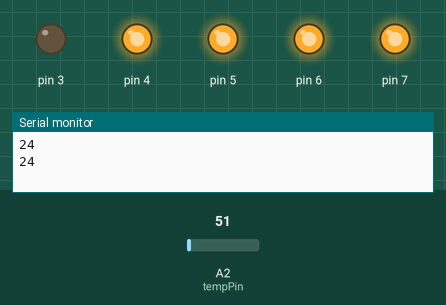
The sketch below on a simulated Arduino Uno, built with avr-gcc and run on an emulated ATmega328P. Parts: output pins drawn as LEDs (lit = HIGH), the last lines printed to the serial monitor. The test bench sets the inputs (shaded band); at power-on: A2 (tempPin) = 51.

Above: at 1.8 s.
1.9 s: A2 (tempPin) set to 57
At 2.3 s:
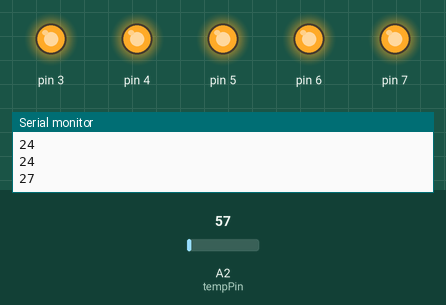
3.5 s: A2 (tempPin) set to 71
At 5.0 s:
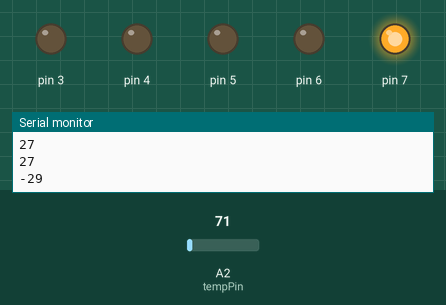
5.5 s: A2 (tempPin) set to 30
At 6.6 s:
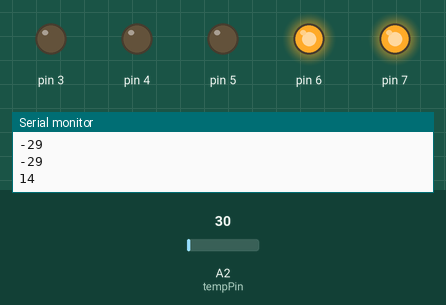
7.5 s: A2 (tempPin) set to 61
At 9.2 s:
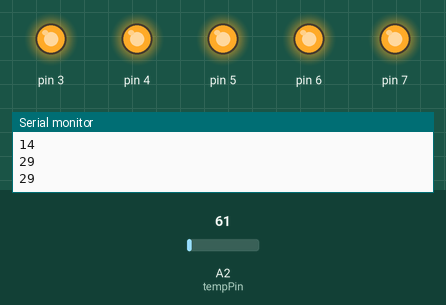
9.5 s: A2 (tempPin) set to 86
At 10.8 s:
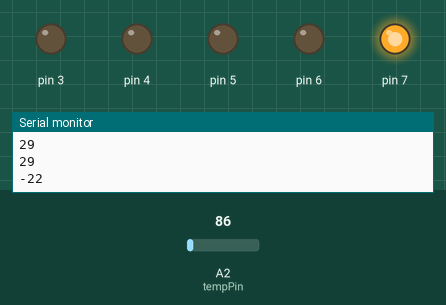
Timing chart, 0 to 12.5 s (numbered marks = the images above; inputs shaded):
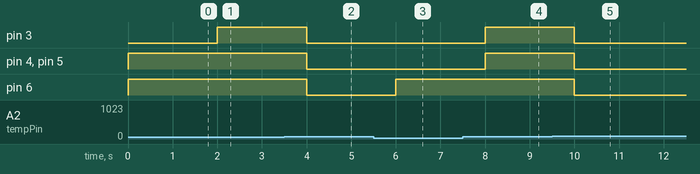

Measured:
- the behaviour switches between 53 and 54 on A2 (tempPin) (found by bisection; images 0 and 1)
- after the input at 1.9 s, pin 3: LOW → HIGH after 0.10 s
- after the input at 3.5 s, pin 3–6: HIGH → LOW after 0.50 s
- after the input at 5.5 s, pin 6: LOW → HIGH after 0.50 s
- after the input at 7.5 s, pin 3–5: LOW → HIGH after 0.50 s
- after the input at 9.5 s, pin 3–6: HIGH → LOW after 0.50 s

The sketch:

e2.ino
```cpp
// (C) Anton Golubenko, Aditya Khadkikar, Akuien Deng - Group: 27
// Work package 5
// Exercise 2
// Submission code: MB58AHJ (provided by your TA-s)
// C++ code

/*Setting the pin for measuring the temperature to be 2 amongst the analog pins of Arduino.*/
int tempPin = A2;

/*Setup function: Here the interrupts are also defined, that the Arduino passively checks at a freq of 1 second (1Hz).*/
void setup()
{
  	/* Clear any side-running interrupts before running this section. */
  	cli();
  	/* Setting the IO status of the pins 7, 6, 5, 4, and 3 */
	  DDRD = B11111000;
  	/* Setting them as LOW (0) at the start */
  	PORTD = B00000000;
    /* Start the serial console */
    pinMode(tempPin, INPUT);
  	Serial.begin(9600);

  	/* Initialising the registers and counter values to 0 in Arduino. */
    TCCR1A = 0;
    TCCR1B = 0;
    TCNT1  = 0;
  	/* Constant that was derived from the clock speed of Arduino (16 000 000) divided by
       the prescaler level (1024) - 1 */
  	OCR1A = 15624;

  	/* Setting the compare registers for incrementing at the desired frequency of once a second (1Hz) */
    TCCR1B |= (1 << WGM12);
    TCCR1B |= (1 << CS12) | (1 << CS10);
    TIMSK1 |= (1 << OCIE1A);

  	/* Re-enable the program to allow rest of the interrupts */
   	sei();
}

void loop() {}

/* The interrupt service routine (ISR) that is a set of commands run when the program is interrupted every second. */
ISR(TIMER1_COMPA_vect)
{
  	/* Clear interrupts */
  	cli();

  	/*
       Conversion of the recorded logs by the Temperature Sensor module in Arduino.
       At the tempPin, it reads the analog signal and converts it to temperature in degrees Celsius.
    */
	  int temp = (analogRead(tempPin)* 500 / 1023.0);
    Serial.print(temp);
    Serial.println();

  	/* An if-block setting the right amount of LEDs based on increasing temperature. The binary values that are based on the layout of
       the digital pins are set to 1 (HIGH), in an increasing manner. */
  	if (temp <= 0) {
  		PORTD = B10000000;
      	/* Setting the 7th pin on, and rest off */
    } else if ((temp > 0) && (temp <= 15)) {
    	PORTD = B11000000;
      	/* Setting the 7th and 6th pin on */
    } else if ((temp > 15) && (temp <= 20)) {
    	PORTD = B11100000;
        /* Setting 7th, 6th and 5th pin on */
    } else if ((temp > 20) && (temp <= 25)) {
    	PORTD = B11110000;
        /* Setting pins 7, 6, 5, and 4 on */
    } else {
    	PORTD = B11111000;
      	/* Setting all pins (7-3) on, assuming that the temperature is not less than 0, and greater than all of the previous temperature upper bounds (90 DEGREES)*/
    }

  	/* After completing the ISR, allow for other interrupts and continue the normal process. */
	sei();
}
```
